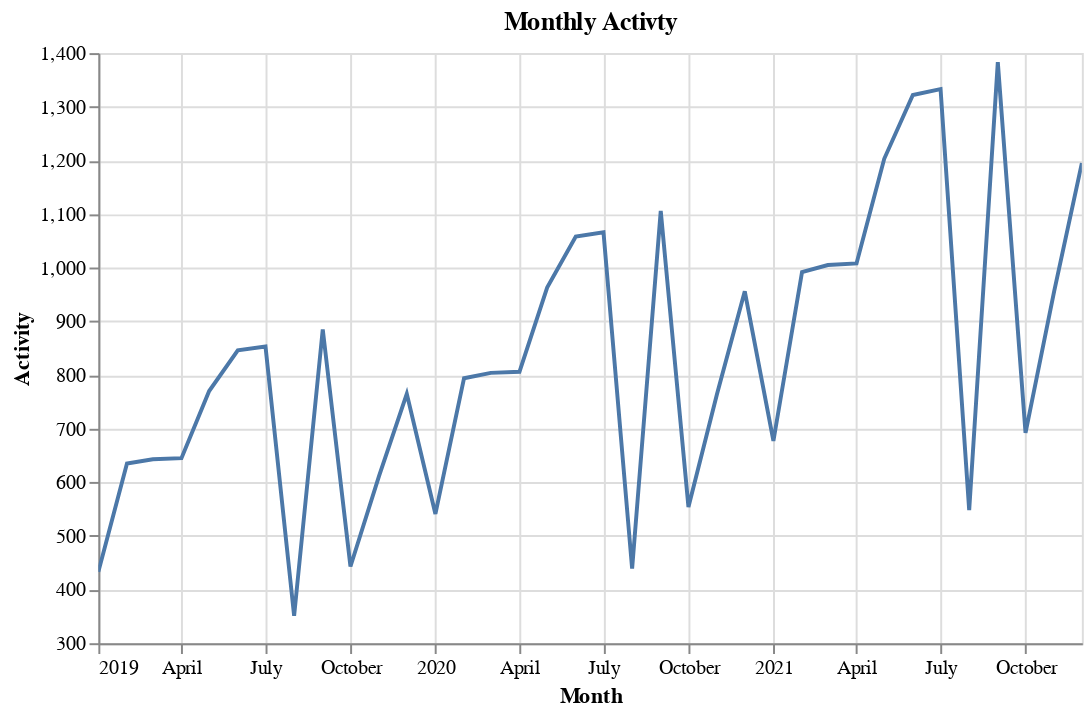

Notebook cell for this chart:
### Markdown cell above
Built-in visualisations with Altair
--------------------------

Polars has Altair built in for its chart plotting. Altair has interactive panning and zooming 
functionality as standard, and it is easy to add tooltips.

Lets return to the timeseries data we imported earlier.

[Polars visualisation documentation](https://docs.pola.rs/user-guide/misc/visualization/)

[Altair documentation](https://altair-viz.github.io/getting_started/overview.html)

### Code cell
chart = (
    df_import.plot.line(
        x="Month",
        y="Activity",
        tooltip="Activity"
    )
    .properties(width=500, title="Monthly Activty")
    .configure_scale(zero=False)
)
chart.encoding.x.title = "Month"
chart.encoding.y.title = "Activity"
chart

### Figure 1 — Vega-Lite specification as saved in the notebook (floating-point values rounded to 4 significant figures)
{"config": {"view": {"continuousWidth": 300, "continuousHeight": 300}, "scale": {"zero": false}}, "data": {"name": "data-02e30ed1cd2cc191f912ba3b8cad3250"}, "mark": {"type": "line", "tooltip": true}, "encoding": {"tooltip": {"field": "Activity", "type": "quantitative"}, "x": {"field": "Month", "title": "Month", "type": "temporal"}, "y": {"field": "Activity", "title": "Activity", "type": "quantitative"}}, "params": [{"name": "param_1", "select": {"type": "interval", "encodings": ["x", "y"]}, "bind": "scales"}], "title": "Monthly Activty", "width": 500, "$schema": "https://vega.github.io/schema/vega-lite/v5.20.1.json", "datasets": {"data-02e30ed1cd2cc191f912ba3b8cad3250": [{"Month": "2019-01-01T00:00:00", "Activity": 433}, {"Month": "2019-02-01T00:00:00", "Activity": 635}, {"Month": "2019-03-01T00:00:00", "Activity": 643}, {"Month": "2019-04-01T00:00:00", "Activity": 645}, {"Month": "2019-05-01T00:00:00", "Activity": 770}, {"Month": "2019-06-01T00:00:00", "Activity": 846}, {"Month": "2019-07-01T00:00:00", "Activity": 853}, {"Month": "2019-08-01T00:00:00", "Activity": 351}, {"Month": "2019-09-01T00:00:00", "Activity": 885}, {"Month": "2019-10-01T00:00:00", "Activity": 443}, {"Month": "2019-11-01T00:00:00", "Activity": 612}, {"Month": "2019-12-01T00:00:00", "Activity": 765}, {"Month": "2020-01-01T00:00:00", "Activity": 541}, {"Month": "2020-02-01T00:00:00", "Activity": 794}, {"Month": "2020-03-01T00:00:00", "Activity": 804}, {"Month": "2020-04-01T00:00:00", "Activity": 806}, {"Month": "2020-05-01T00:00:00", "Activity": 963}, {"Month": "2020-06-01T00:00:00", "Activity": 1058}, {"Month": "2020-07-01T00:00:00", "Activity": 1066}, {"Month": "2020-08-01T00:00:00", "Activity": 439}, {"Month": "2020-09-01T00:00:00", "Activity": 1106}, {"Month": "2020-10-01T00:00:00", "Activity": 554}, {"Month": "2020-11-01T00:00:00", "Activity": 765}, {"Month": "2020-12-01T00:00:00", "Activity": 956}, {"Month": "2021-01-01T00:00:00", "Activity": 677}, {"Month": "2021-02-01T00:00:00", "Activity": 992}, {"Month": "2021-03-01T00:00:00", "Activity": 1005}, {"Month": "2021-04-01T00:00:00", "Activity": 1008}, {"Month": "2021-05-01T00:00:00", "Activity": 1203}, {"Month": "2021-06-01T00:00:00", "Activity": 1322}, {"Month": "2021-07-01T00:00:00", "Activity": 1333}, {"Month": "2021-08-01T00:00:00", "Activity": 548}, {"Month": "2021-09-01T00:00:00", "Activity": 1383}, {"Month": "2021-10-01T00:00:00", "Activity": 692}, {"Month": "2021-11-01T00:00:00", "Activity": 956}, {"Month": "2021-12-01T00:00:00", "Activity": 1195}]}}
